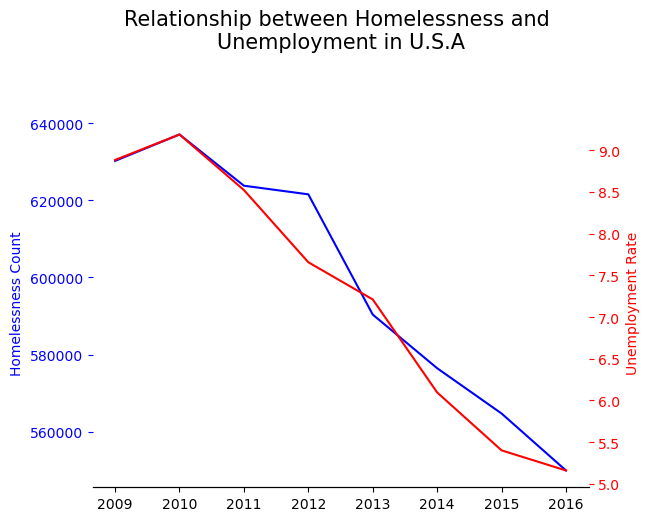

Source code (Python):
import pandas as pd
import numpy as np
import matplotlib.pyplot as plt

month_number_to_string = ['January', 'February', 'March', 'April', 'May', 'June', 'July', 'August', 'September', 'October', 'November', 'December']

us_state_to_abbrev = {
    "Alabama": "AL", "Alaska": "AK", "Arizona": "AZ", "Arkansas": "AR", "California": "CA", "Colorado": "CO", "Connecticut": "CT",
    "Delaware": "DE", "Florida": "FL", "Georgia": "GA", "Hawaii": "HI", "Idaho": "ID", "Illinois": "IL", "Indiana": "IN", "Iowa": "IA", "Kansas": "KS",
    "Kentucky": "KY", "Louisiana": "LA", "Maine": "ME", "Maryland": "MD", "Massachusetts": "MA", "Michigan": "MI", "Minnesota": "MN", "Mississippi": "MS",
    "Missouri": "MO", "Montana": "MT", "Nebraska": "NE", "Nevada": "NV", "New Hampshire": "NH", "New Jersey": "NJ", "New Mexico": "NM", "New York": "NY",
    "North Carolina": "NC", "North Dakota": "ND", "Ohio": "OH", "Oklahoma": "OK", "Oregon": "OR", "Pennsylvania": "PA", "Rhode Island": "RI", "South Carolina": "SC",
    "South Dakota": "SD", "Tennessee": "TN", "Texas": "TX", "Utah": "UT", "Vermont": "VT", "Virginia": "VA", "Washington": "WA", "West Virginia": "WV",
    "Wisconsin": "WI", "Wyoming": "WY", "District of Columbia": "DC", "American Samoa": "AS", "Guam": "GU", "Northern Mariana Islands": "MP", "Puerto Rico": "PR",
    "United States Minor Outlying Islands": "UM", "U.S. Virgin Islands": "VI",
}

homelessness_df = pd.read_csv('datasets/Homelessness-USA.csv')
homelessness_df['Count'] = pd.to_numeric(homelessness_df['Count'].replace(',', '', regex=True))
homelessness_df['Year'] = pd.to_numeric(homelessness_df['Year'].replace('^\d+\/\d+\/', '', regex=True))
homelessness_df.rename(columns={'Count': 'Homelessness Count'}, inplace=True)
homelessness_df = homelessness_df[homelessness_df['Measures'] == 'Total Homeless']
homelessness_df = homelessness_df[['Year', 'State', 'CoC Number', 'Homelessness Count']]

unemployment_df = pd.read_csv('datasets/Unemployment-USA.csv')
unemployment_df['State'] = unemployment_df['State'].apply(lambda x: us_state_to_abbrev[x] if x in us_state_to_abbrev.keys() else x)
unemployment_df['Year'] = pd.to_numeric(unemployment_df['Year'])
unemployment_df.rename(columns={'Rate': 'Unemployment Rate'}, inplace=True)

homelessness_per_year = homelessness_df.groupby('Year').agg({'Homelessness Count': np.sum}).reset_index()

unemployment_per_year = unemployment_df.groupby('Year').agg({'Unemployment Rate': np.mean}).reset_index()

joint_df = pd.merge(homelessness_per_year, unemployment_per_year, left_on='Year', right_on='Year', how='inner')
joint_df = joint_df[joint_df['Year'] > 2008]

fig, ax = plt.subplots()

x = [str(i) for i in joint_df['Year']]
y0 = list(joint_df['Homelessness Count'])
y1 = list(joint_df['Unemployment Rate'])

ax.plot(x, y0, color="blue") 
ax.set_ylabel('Homelessness Count', color="blue")
ax.tick_params(axis='y', colors="blue") 
ax1 = ax.twinx()
ax1.plot(x, y1, color="red")    
ax1.set_ylabel('Unemployment Rate', color="red")     
ax1.tick_params(axis='y', colors="red")   

ax.spines[['top', 'left', 'right']].set_visible(False)
ax1.spines[['top', 'left', 'right']].set_visible(False)

plt.title('Relationship between Homelessness and \nUnemployment in U.S.A', fontsize=15, pad=50)
plt.show()

fig.savefig('assignment4.png', bbox_inches = 'tight')